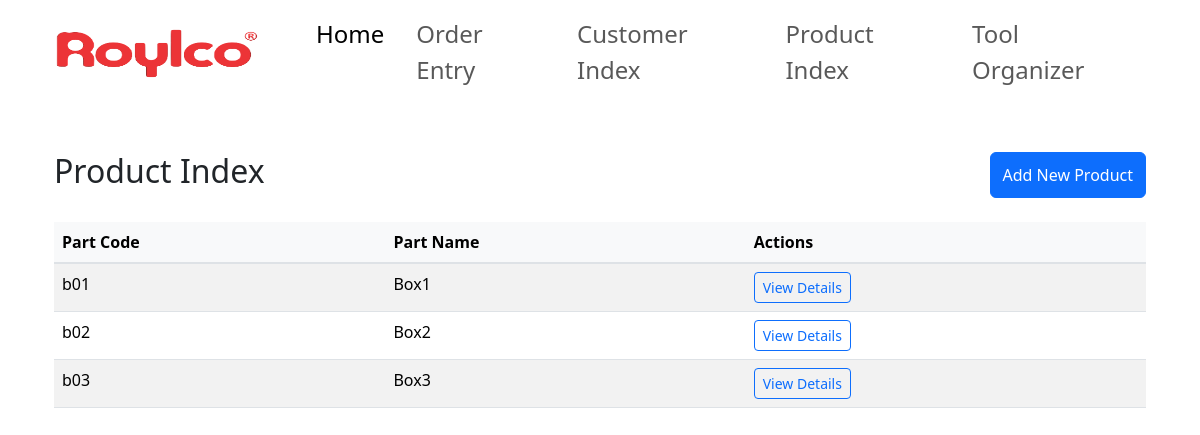
The app's page /product_index with its own data.
### app1/models.py (models this page shows, shortened)
class Product(models.Model):
    part_code = models.CharField(max_length=100, unique=True)
    part_name = models.CharField(max_length=255)
    details = models.TextField(blank=True, null=True)
    material_used = models.CharField(max_length=255)

### app1/views.py (the view)
# urls.py: path("product_index", views.product_index, name="product_index"),
def product_index(request):
    products = Product.objects.all()
    return render(request, 'product_index.html', {'products': products})

### templates/product_index.html (shortened to what this page needs)
{% extends 'base.html' %}
{% block content %}
<div class="container mt-5">
    <div class="d-flex justify-content-between mb-4">
        <h2 class="text-dark">Product Index</h2>
        <button type="button" class="btn btn-primary" data-bs-toggle="modal" data-bs-target="#addProductModal">
            Add New Product
        </button>
    </div>
    <table class="table table-striped">
        <thead>
            <tr>
                <th>Part Code</th>
                <th>Part Name</th>
                <th>Actions</th>
            </tr>
        </thead>
        <tbody>
            {% for product in products %}
            <tr>
                <td>{{ product.part_code }}</td>
                <td>{{ product.part_name }}</td>
                <td>
                    <button type="button" class="btn btn-outline-primary btn-sm" data-bs-toggle="modal" data-bs-target="#viewProductModal{{ product.id }}">
                        View Details
                    </button>
                </td>
            </tr>
            {% endfor %}
        </tbody>
    </table>
</div>
{% endblock %}

### static/css/style.css (style rules this page uses)
.table thead th { background-color: #f8f9fa; border-bottom: 2px solid #dee2e6; }

### records on screen
Product: part_code "b01", part_name "Box1"
Product: part_code "b02", part_name "Box2"
Product: part_code "b03", part_name "Box3"
